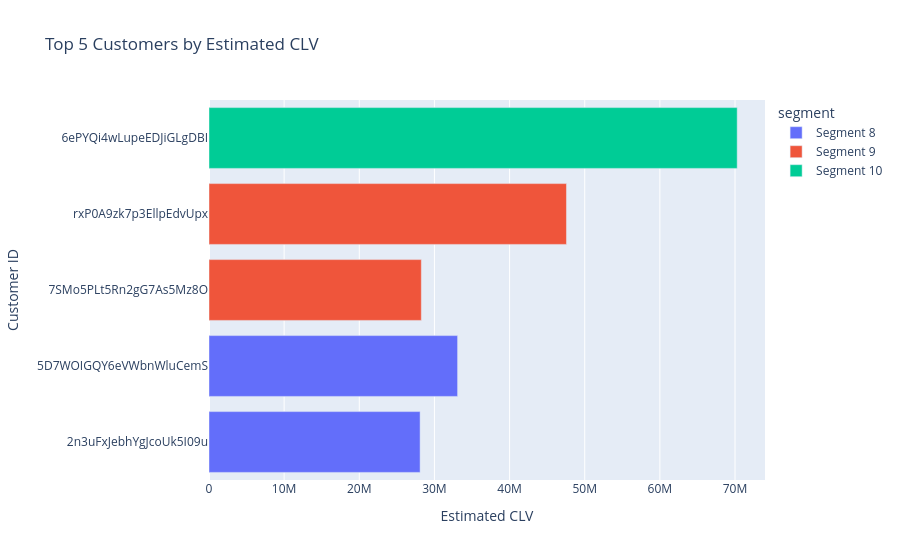

Notebook cell for this chart:
### Code cell
#########TOP 5 Customers #######################
import plotly.express as px

#top 5 highest CLV customers
top_5_summary = clv.sort_values(by='estimated_clv', ascending=False).head(5)
top_5_summary = top_5_summary[['store_id', 'segment', 'estimated_clv', 'order_count', 'recency_days']]

#Top 5 Customers by Estimated CLV
fig_top5 = px.bar(
    top_5_summary.sort_values(by='estimated_clv'),
    x='estimated_clv',
    y='store_id',
    color='segment',
    orientation='h',
    title='Top 5 Customers by Estimated CLV',
    labels={'estimated_clv': 'Estimated CLV', 'store_id': 'Customer ID'}
)
fig_top5.show()

### Figure 1 — Plotly figure (JSON) as saved in the notebook; plotly's stock layout.template omitted (floating-point values rounded to 4 significant figures)
{"data": [{"hovertemplate": "segment=Segment 8<br>Estimated CLV=%{x}<br>Customer ID=%{y}<extra></extra>", "legendgroup": "Segment 8", "marker": {"color": "#636efa", "pattern": {"shape": ""}}, "name": "Segment 8", "orientation": "h", "showlegend": true, "textposition": "auto", "type": "bar", "x": [28090000.0, 33080000.0], "xaxis": "x", "y": ["2n3uFxJebhYgJcoUk5I09u", "5D7WOIGQY6eVWbnWluCemS"], "yaxis": "y"}, {"hovertemplate": "segment=Segment 9<br>Estimated CLV=%{x}<br>Customer ID=%{y}<extra></extra>", "legendgroup": "Segment 9", "marker": {"color": "#EF553B", "pattern": {"shape": ""}}, "name": "Segment 9", "orientation": "h", "showlegend": true, "textposition": "auto", "type": "bar", "x": [28260000.0, 47570000.0], "xaxis": "x", "y": ["7SMo5PLt5Rn2gG7As5Mz8O", "rxP0A9zk7p3EllpEdvUpx"], "yaxis": "y"}, {"hovertemplate": "segment=Segment 10<br>Estimated CLV=%{x}<br>Customer ID=%{y}<extra></extra>", "legendgroup": "Segment 10", "marker": {"color": "#00cc96", "pattern": {"shape": ""}}, "name": "Segment 10", "orientation": "h", "showlegend": true, "textposition": "auto", "type": "bar", "x": [70290000.0], "xaxis": "x", "y": ["6ePYQi4wLupeEDJiGLgDBI"], "yaxis": "y"}], "layout": {"barmode": "relative", "legend": {"title": {"text": "segment"}, "tracegroupgap": 0}, "title": {"text": "Top 5 Customers by Estimated CLV"}, "xaxis": {"anchor": "y", "domain": [0, 1], "title": {"text": "Estimated CLV"}}, "yaxis": {"anchor": "x", "domain": [0, 1], "title": {"text": "Customer ID"}}}}
